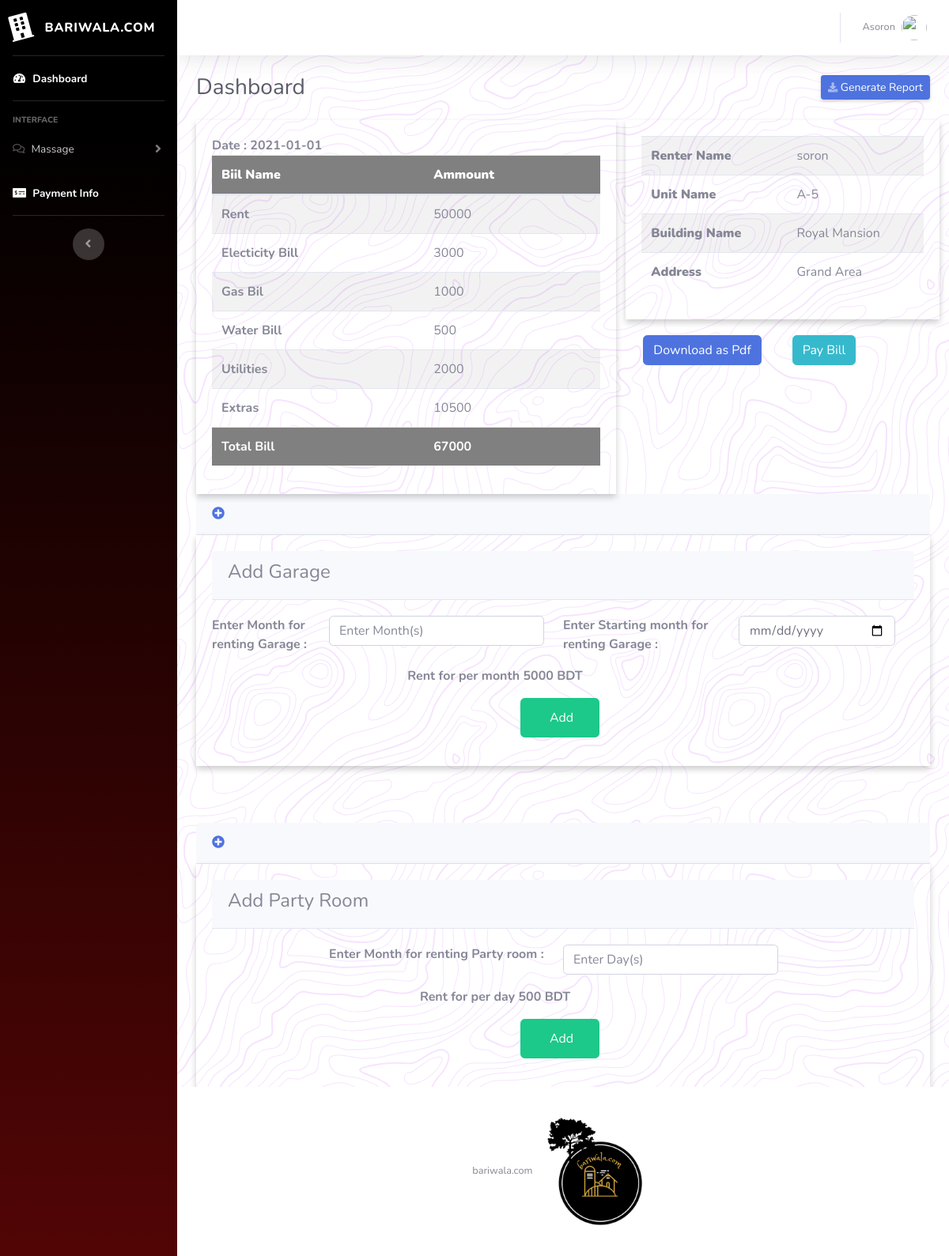
/view/home.php?status=8 (signed in), run on the app's committed database.
### tables this page shows
CREATE TABLE `rent` (
  `id` int(11) NOT NULL,
  `renter_id` int(11) NOT NULL,
  `unit_id` int(11) NOT NULL,
  `electricity_bill` int(11) NOT NULL,
  `gas_bill` int(11) NOT NULL,
  `water_bill` int(11) NOT NULL,
  `rent` int(11) NOT NULL,
  `utilities` int(11) NOT NULL,
  `extra` int(11) NOT NULL DEFAULT 0,
  `date` date DEFAULT NULL,
  `created_at` timestamp NULL DEFAULT NULL,
  `updated_at` timestamp NULL DEFAULT NULL
);

CREATE TABLE `units` (
  `id` int(11) NOT NULL,
  `unit_name` text NOT NULL,
  `building_id` int(11) NOT NULL,
  `renter_id` int(11) NOT NULL,
  `created_at` timestamp NULL DEFAULT NULL,
  `updated_at` timestamp NULL DEFAULT NULL
);

CREATE TABLE `buildings` (
  `id` int(11) NOT NULL,
  `name` text NOT NULL,
  `address` text NOT NULL,
  `manager_id` int(11) NOT NULL,
  `created_at` timestamp NULL DEFAULT NULL,
  `updated_at` timestamp NULL DEFAULT NULL
);

### controller/database.php (called while the page is built, shortened)
<?php
class Database {
    private $conn;
    public function __construct() {
        $this->servername = "localhost";
        $this->username = "root";
        $this->password = "";
        $this->dbname = "bariwala";
        $this->conn = new mysqli($this->servername, $this->username, $this->password, $this->dbname);
    }
    public function select($select, $table, $where = "", $extention = "") {
        $sql = "SELECT " . $select . " FROM " . $table . " " . $where . " " . $extention;
        $result = $this->conn->query($sql);
        return $result;
    }
}
?>

### view/home.php (the view, shortened to what this page needs)
<!DOCTYPE html>
<html lang="en">
<?php
require_once "header.php";
?>
<body id="page-top">
  <div id="wrapper">
    <?php
    require_once "sidebar.php";
    ?>
    <div id="content-wrapper" class="d-flex flex-column">
      <div id="content">
        <?php
        require_once "topbar.php"
        ?>
        <div class="container-fluid">
          <div class="d-sm-flex align-items-center justify-content-between mb-4">
            <h1 class="h3 mb-0 text-gray-800">Dashboard</h1>
            <a href="#" class="d-none d-sm-inline-block btn btn-sm btn-primary shadow-sm"><i class="fas fa-download fa-sm text-white-50"></i> Generate Report</a>
          </div>
          <?php
            if(strcmp($_SESSION["status"],"admin")==0){
              require_once "viewCost.php";
              require_once "paymentList.php";
          ?>
          <?php
            }elseif(strcmp($_SESSION["status"],"renter")==0){
          ?>
          <div class="row">
          <?php
            $id=$_SESSION["id"];
            require_once "../controller/database.php";
            $database=new Database();
            $select="*";
            $table = "renter";
            $where = "Where user_id = $id";
            $extention = "";
            $result = $database->select($select, $table, $where, $extention);
            $row = mysqli_fetch_assoc($result);
            $id=$row["id"];
            $select="*";
            $table = "rent";
            $where = "Where renter_id = $id";
            $extention = "";
            $result = $database->select($select, $table, $where, $extention);
            while ($row = mysqli_fetch_assoc($result)) {
              $e_bill= $row["electricity_bill"];
              $w_bill= $row["water_bill"];
              $g_bill= $row["gas_bill"];
              $u_bill= $row["utilities"];
              $rent= $row["rent"];
              $extra=$row["extra"];
              $date=$row["date"];
              $total=intval($e_bill)+intval($w_bill)+intval($g_bill)+intval($u_bill)+intval($rent)+intval($extra);
         ?>
            <div class="col-md-7">
              <div class="card-body" >
              <strong>
                <?php
                  echo "Date  : ";
                  echo $date;
                ?>
              </strong>
                <div class="table-responsive">
                    <table class="table table-striped" id="dataTable" width="100%" cellspacing="0">
                      <thead style="background-color:gray; color:white;">
                        <tr>
                          <th><strong>Biil Name</strong></th>
                          <th><strong>Ammount</strong></th>
                        </tr>
                      </thead>
                      <tbody>
                        <tr>
                          <td> <strong>Rent</strong></td>
                          <td><?php echo $rent ?></td>
                        </tr>
                        <tr>
                          <td> <strong>Electicity Bill</strong></td>
                          <td><?php echo $e_bill ?></td>
                        </tr>
                        <tr>
                          <td> <strong>Gas Bil</strong></td>
                          <td><?php echo $g_bill ?></td>
                        </tr>
                        <tr>
                          <td> <strong>Water Bill</strong></td>
                          <td><?php echo $w_bill ?></td>
                        </tr>
                        <tr>
                          <td> <strong>Utilities</strong> </td>
                          <td><?php echo $u_bill ?></td>
                        </tr>
                        <tr>
                          <td> <strong>Extras</strong> </td>
                          <td><?php echo $extra ?></td>
                        </tr>
                        <tr  style="background-color:gray; color:white;" >
                          <td> <strong Bill>Total Bill</strong>  </td>
                          <td> <strong><?php echo $total ?></strong></td>
                        </tr>
                      </tbody>
                    </table>
                    <?php
                      }
                    ?>
                </div>
            </div>
            </div>
            <div class="col-md-5">
              <div class="row">
               <?php
                $select="*";
                $table = "units";
                $where = "Where renter_id = $id";
                $extention = "limit 1";
                $result = $database->select($select, $table, $where, $extention);
                $row = mysqli_fetch_assoc($result);
                $name=$_SESSION["name"];
                $b_id=$row["building_id"];
                $select="*";
                $table = "buildings";
                $where = "Where id = $b_id";
                $extention = "";
                $result = $database->select($select, $table, $where, $extention);
                $row2 = mysqli_fetch_assoc($result);
               ?>
                <div class="card-body">
                  <div class="table-responsive">
                      <table class="table table-striped" id="dataTable" width="100%" cellspacing="0">
                        <tbody>
                          <tr>
                            <th> <strong>Renter Name </strong> </th>
                            <td><?php echo $name ?></td>
                          </tr>
                          <tr>
                            <th> <strong>Unit Name </strong> </th>
                            <td><?php echo $row["unit_name"] ?></td>
                          </tr>
                          <tr>
                            <th> <strong>Building Name </strong></th>
                            <td><?php echo $row2["name"] ?></td>
                          </tr>
                          <tr>
                            <th> <strong> Address </strong> </th>
                            <td><?php echo $row2["address"] ?></td>
                          </tr>
                        </tbody>
                      </table>
                  </div>
                </div>
            </div>
            <div class="row" style="margin-top:20px;">
              <div class="col-md-6">
                <button class="btn btn-primary" style="margin-left:10px; ">Download as Pdf</button>
              </div>
              <div class="col-md-6">
              <a class="btn btn-info" href="#" data-toggle="modal" data-target="#paymentmodel">
                  Pay Bill
                </a>
              </div>
            </div>
          </div>
          </div>
          <?php
            require_once "addGarage.php";
            }else{
              require_once "managerShow.php";
            }
          ?>
        </div>
      </div>
      <?php
        require_once "footer.php"
      ?>
</body>
</html>

### view/header.php (shortened to what this page needs)
<head>
  <link href="../vendor/fontawesome-free/css/all.min.css" rel="stylesheet" type="text/css">
  <link href="../css/sb-admin-2.min.css" rel="stylesheet">
  <link href="../css/sb-admin-2.css" rel="stylesheet">
</head>

### view/sidebar.php (shortened to what this page needs)
<ul class="navbar-nav bg-gradient-primary sidebar sidebar-dark accordion" id="accordionSidebar">
      <a class="sidebar-brand d-flex align-items-center justify-content-center" href="home.php">
        <div class="sidebar-brand-icon rotate-n-15">
            <i class="fas fa-building"></i>
        </div>
        <div class="sidebar-brand-text mx-3">Bariwala.com </div>
      </a>
      <hr class="sidebar-divider my-0">
      <li class="nav-item active">
        <a class="nav-link" href="home.php">
          <i class="fas fa-fw fa-tachometer-alt"></i>
          <span>Dashboard</span></a>
      </li>
      <hr class="sidebar-divider">
      <div class="sidebar-heading">
        Interface
      </div>
        <?php
          if(strcmp($_SESSION["status"],"renter")==0){
        ?>
      <li class="nav-item">
        <a class="nav-link collapsed" href="#" data-toggle="collapse" data-target="#collapseTwo" aria-expanded="true" aria-controls="collapseTwo">
        <i class="far fa-comments"></i>
          <span>Massage</span>
        </a>
      </li>
      <li class="nav-item active">
        <a class="nav-link" href="paymentInfo.php">
        <i class="fas fa-money-check-alt"></i>
          <span>Payment Info</span></a>
      </li>
        <?php
          }
        ?>
      <hr class="sidebar-divider d-none d-md-block">
      <div class="text-center d-none d-md-inline">
        <button class="rounded-circle border-0" id="sidebarToggle"></button>
      </div>
    </ul>

### view/topbar.php (shortened to what this page needs)
<nav class="navbar navbar-expand navbar-light bg-white topbar mb-4 static-top shadow">
          <ul class="navbar-nav ml-auto">
            <?php
            $username=$_SESSION['username'];
            ?>
            <li class="nav-item dropdown no-arrow">
              <a class="nav-link dropdown-toggle" href="#" id="userDropdown" role="button" data-toggle="dropdown" aria-haspopup="true" aria-expanded="false">
                <span class="mr-2 d-none d-lg-inline text-gray-600 small"><?php echo $username ?></span>
                <img class="img-profile rounded-circle" src="https://source.unsplash.com/QAB-WJcbgJk/60x60">
              </a>
            </li>
          </ul>
        </nav>

### view/addGarage.php (shortened to what this page needs)
<form action="../controller/extracontrol.php" method="post">
    <a href="#collapseCardExample" class="d-block card-header py-3" data-toggle="collapse" role="button" aria-expanded="true" aria-controls="collapseCardExample">
        <h6 class="m-0 font-weight-bold text-primary"><i class="fas fa-plus-circle"></i>&nbsp; </h6>
    </a>
    <div class="collapse show" id="collapseCardExample">
        <div class="card-body">
            <div class="card-header" style="margin-bottom: 20px !important;" >
                <h4>Add Garage</h4>
            </div>
            <div class="form-group row" style="width: 100%;">
                <div class="col-sm-2">
                    <strong>Enter Month for renting Garage :</strong>
                </div>
                <div class="col-sm-4">
                     <input type="text" class="form-control form-control-user" id="exampleFirstName" name="garage" placeholder="Enter Month(s)">
                </div>
                <div class="col-sm-3">
                    <strong>Enter Starting  month for renting Garage :</strong>
                </div>
                <div class="col-sm-3">
                    <input type="date" class="form-control form-control-user" id="exampleFirstName" name="date_g" placeholder="Enter Month">
                </div>
            </div>
            <div class="form-group row" style="width: 100%; text-align:center;">
                <div class= "col-sm-10" style="width: 100%; text-align:center;" >
                     <strong>Rent for per month 5000 BDT</strong>
                </div>
            </div>
            <div class="form-group row" style="width: 100%;">
                    <div class="col-sm-5">
                    </div>
                    <div class="col-sm-2">
                        <input class="btn btn-success " style=" margin-left: 20px; height: 50px; width: 100px; " value=" Add" type="submit">
                    </div>
                    <div class="col-sm-5">
                    </div>
                </div>
        </div>
    </div>
</form>
<br>
<br>
<br>
<form action="../controller/extracontrol.php" method="post">
    <a href="#collapseCardExample" class="d-block card-header py-3" data-toggle="collapse" role="button" aria-expanded="true" aria-controls="collapseCardExample">
        <h6 class="m-0 font-weight-bold text-primary"><i class="fas fa-plus-circle"></i>&nbsp; </h6>
    </a>
    <div class="collapse show" id="collapseCardExample">
        <div class="card-body">
            <div class="card-header" style="margin-bottom: 20px !important;" >
                <h4>Add Party Room</h4>
            </div>
            <div class="form-group row" style="width: 100%;">
                <div class="col-sm-2">
                </div>
                <div class="col-sm-4">
                    <strong>Enter Month for renting Party room :</strong>
                </div>
                <div class="col-sm-4">
                    <input type="text" class="form-control form-control-user" id="exampleFirstName" name="proom" placeholder="Enter Day(s)">
                </div>
                <div class="col-sm-2">
                </div>
            </div>
            <div class="form-group row" style="width: 100%; text-align:center;">
                <div class= "col-sm-10" style="width: 100%; text-align:center;" >
                     <strong>Rent for per day 500 BDT</strong>
                </div>
            </div>
            <div class="form-group row" style="width: 100%;">
                    <div class="col-sm-5">
                    </div>
                    <div class="col-sm-2">
                        <input class="btn btn-success " style=" margin-left: 20px; height: 50px; width: 100px; " value=" Add" type="submit">
                    </div>
                    <div class="col-sm-5">
                    </div>
                </div>
        </div>
    </div>
</form>

### view/footer.php (shortened to what this page needs)
<footer class="sticky-footer bg-white">
        <div class="container my-auto">
          <div class="copyright text-center my-auto">
            <span>bariwala.com </span>
            <img src="../images/bariwala dot com.png" alt="hgcjcjhc" width="150" height="150">
          </div>
        </div>
      </footer>
    </div>
  </div>

### data on the page
rent: date "2021-01-01", rent "50000", electricity_bill "3000", gas_bill "1000", water_bill "500", utilities "2000", extra "10500", total "67000"
units: unit_name "A-5"
buildings: name "Royal Mansion", address "Grand Area"

### other printed values
$username "Asoron"
$name "soron"
